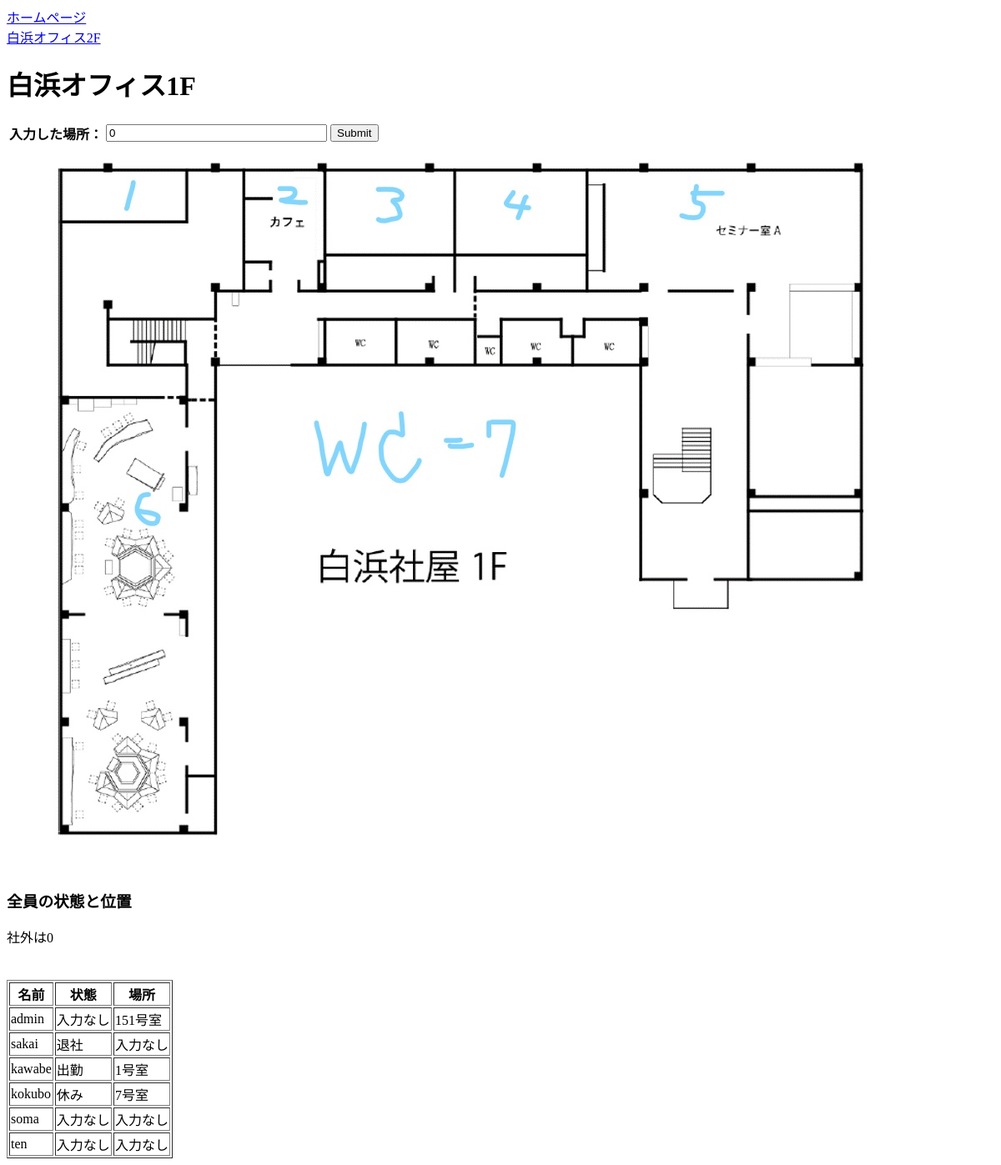
The page /accounts/shirahama1f/ (signed in) on the database as committed earlier.
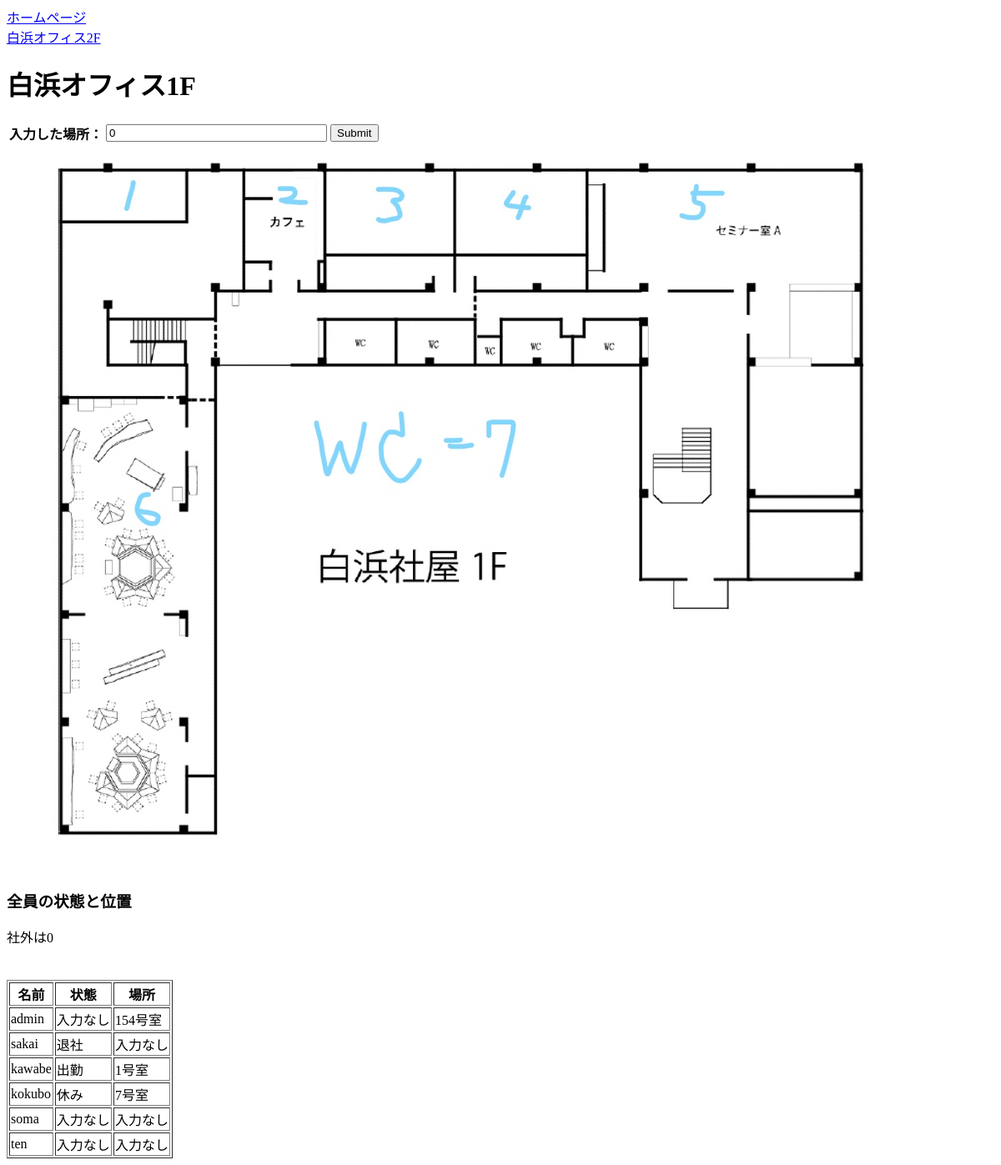
The same page on the database as committed later.
### accounts/models.py (models this page shows)
class EmployeeState(models.Model):
    userID = models.CharField(max_length=100, null=False, blank=True, primary_key=True)
    EMPstate = models.CharField(max_length=100, null=True, blank=True)
    RoomID = models.CharField(max_length=100, null=True, blank=True)
    regist_date = models.DateTimeField(default=timezone.now)

### accounts/views.py (the view)
# urls.py: path('shirahama1f/',views.CheckIn,name='shirahama1f'),
@login_required
def CheckIn(request):
    template_name = "accounts/shirahama1f.html"
    username = request.user.userID
    data = EmployeeState.objects.all()
    params = {'data': data}
    if request.method == "POST":
        room = request.POST.get('get_room_name', '0')
        username = request.user.userID
        S = EmployeeState.objects.filter(userID=username).first()
        S.RoomID = room
        S.save()
        return redirect("index2")
    else:
        return render(request, template_name, params)
    return(request, template_name, params)

### accounts/templates/accounts/shirahama1f.html (shortened to what this page needs)
<!DOCTYPE html>
<html>
<head>
</head>
<body>
<a href="{% url 'index2' %}">ホームページ</a><br>
<a href="{% url 'shirahama2f' %}">白浜オフィス2F</a><br>
 <form name="room" id="room" method="POST">
    <h1>白浜オフィス1F</h1>
    <table border="0">
    <tr> <td align="right"><b> 入力した場所：</b></td>
    <td><input type="text" name="get_room_name" size="30" maxlength="20" value="0" required> <input type="submit" name="statebuttom"></td>
    </tr>
    </table>
    {% load static %}
  <img src="{% static "/pics/shirahama1.jpg" %}" usemap="#ImageMap" alt="" />
 </form>
  <div class =hyouji>
   <h3>全員の状態と位置</h3>
   <p>社外は0</p>
     <table border="1">
        <tr>
            <th>名前</th>
            <th>状態</th>
            <th>場所</th>
        </tr>
        {% for EmployeeState in data %}
        <tr>
            <td>{{ EmployeeState.userID }}</td>
            {% if EmployeeState.EMPstate == "0" %}<td>入力なし</td>{% endif %}
            {% if EmployeeState.EMPstate == "1" %}<td>出勤</td>{% endif %}
            {% if EmployeeState.EMPstate == "6" %}<td>休み</td>{% endif %}
            {% if EmployeeState.EMPstate == "10" %}<td>退社</td>{% endif %}
            {% if EmployeeState.RoomID == "0" %}<td>入力なし</td>
            {% else %}<td>{{ EmployeeState.RoomID }}号室</td>{% endif %}
        </tr>
        {% endfor %}
      </table>
    </div>
</body>
</html>

Rows that differ between the two databases and show on the page:
changed EmployeeState "admin": RoomID "151" → "154"
